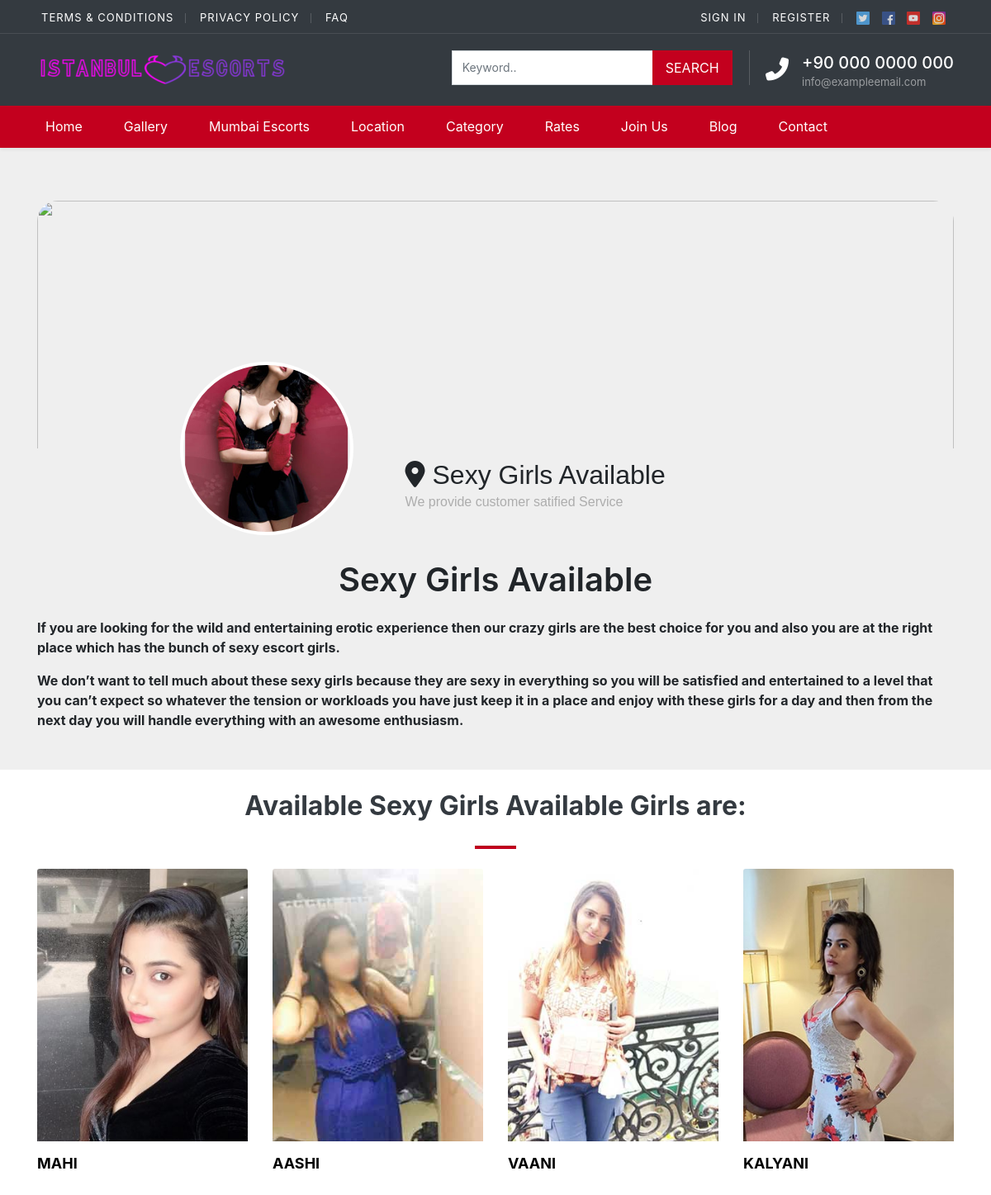
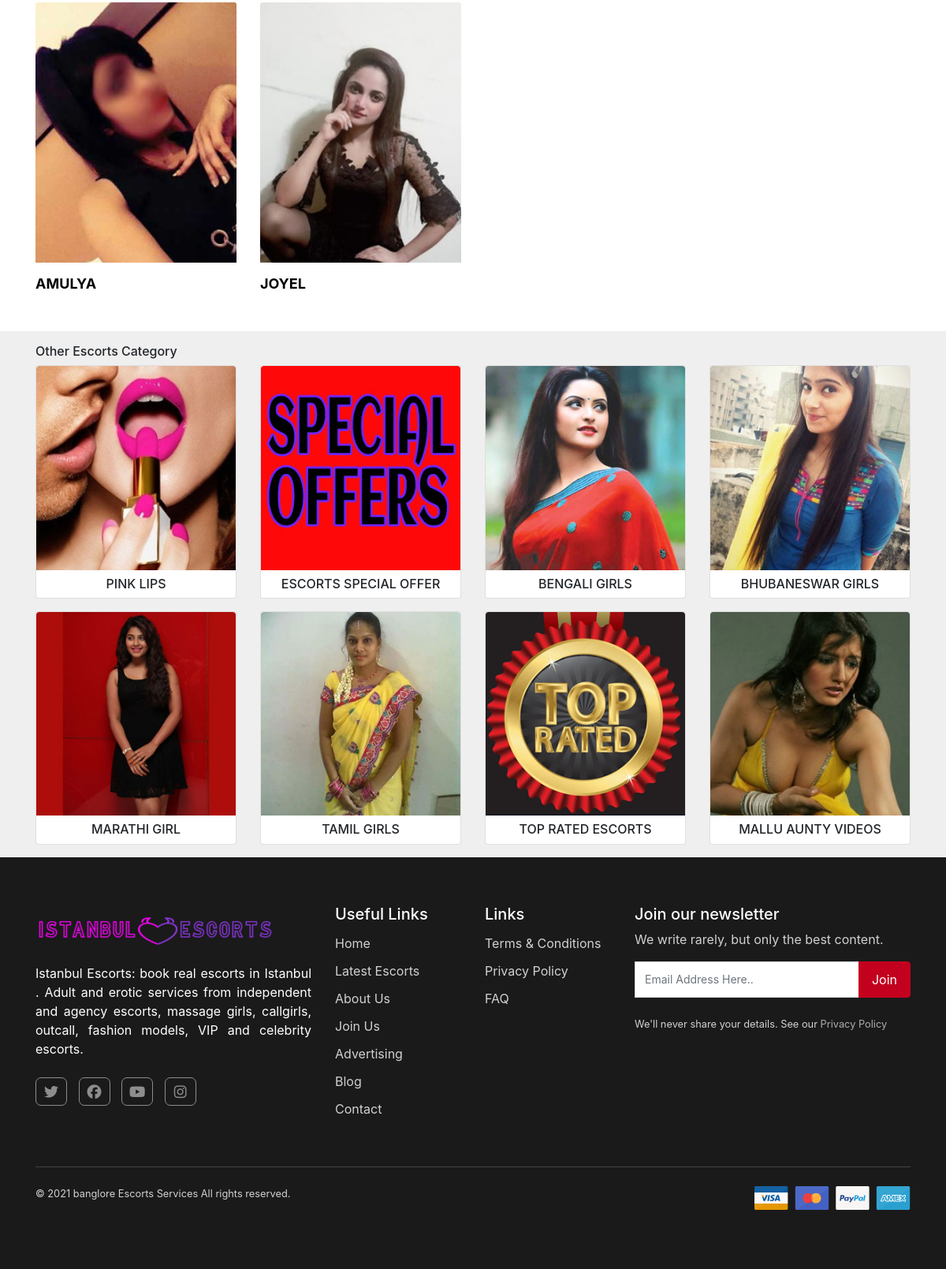
The app's page /category/Sexy-Indian-Girls/67 with its own data (2 pictures, top to bottom).
### tables this page shows
CREATE TABLE `category` (
  `id` int(11) NOT NULL,
  `cat_title` varchar(200) DEFAULT NULL,
  `sub_cat_title` varchar(200) DEFAULT NULL,
  `cat_des` text DEFAULT NULL,
  `cat_img` varchar(200) DEFAULT NULL,
  `cat_alt_title` varchar(200) DEFAULT NULL,
  `added_date` datetime DEFAULT NULL,
  `updated_date` datetime DEFAULT NULL
);

CREATE TABLE `profile_post` (
  `id` int(11) NOT NULL,
  `title` varchar(200) NOT NULL,
  `imge` blob NOT NULL,
  `book_infmn` varchar(200) DEFAULT NULL,
  `abt_profile` text DEFAULT NULL,
  `description` varchar(200) DEFAULT NULL,
  `alt_title` varchar(200) NOT NULL,
  `ethencity` varchar(100) DEFAULT NULL,
  `sexuality` varchar(100) DEFAULT NULL,
  `gender` varchar(100) DEFAULT NULL,
  `body` varchar(100) DEFAULT NULL,
  `dress_size` int(11) DEFAULT NULL,
  `bust_size` varchar(100) DEFAULT NULL,
  `drinking` varchar(100) DEFAULT NULL,
  `smoking` varchar(100) DEFAULT NULL,
  `whatsapp_num` varchar(100) DEFAULT NULL,
  `url` varchar(100) DEFAULT NULL,
  `age` int(11) NOT NULL,
  `height` varchar(200) NOT NULL,
  `category` varchar(200) NOT NULL,
  `origin` varchar(200) DEFAULT NULL,
  `availability` varchar(200) DEFAULT NULL,
  `language` varchar(200) NOT NULL,
  `service` varchar(100) DEFAULT NULL,
  `avbl_cat` varchar(200) DEFAULT NULL,
  `avbl_loc` varchar(200) DEFAULT NULL,
  `avbl_st` varchar(200) NOT NULL,
  `profile_type` varchar(200) DEFAULT NULL,
  `created_at` datetime DEFAULT current_timestamp(),
  `updated_at` datetime DEFAULT NULL ON UPDATE current_timestamp()
);

### application/controllers/Categorydetails.php (called while the page is built, shortened)
<?php
class Categorydetails extends CI_Controller
{
	public function __construct()
	{
		$this->load->model('Metadetails_model');
		$this->load->model('Category_model');
		$this->load->model('Prof_model');
	}
	public function view()
	{
		$pg_url = $this->uri->segment(1);
		$cat_id = $this->uri->segment(3);
		$data['cate_title'] = $this->uri->segment(2);
		$data['row'] = $this->Metadetails_model->get_meta_list($pg_url,$cat_id);
		$data['result']=$this->Category_model->get_list_data($cat_id);
		$data['get_rand_list'] = $this->Category_model->get_cat_rand_title();
		$data['get_pro_list'] = $this->Prof_model->get_avbl_pro($loc_id='',$cat_id);
        $this->load->view("includes/header",$data);
		$this->load->view('category-details',$data);
		$this->load->view("includes/footer");
	}
}

### index.php (called while the page is built, shortened)
<?php
require_once BASEPATH.'core/CodeIgniter.php';

### application/models/Category_model.php (called while the page is built, shortened)
<?php
class Category_model extends CI_Model
{
	public function get_list_data($tit_id)
	{
        $this->db->where('id', $tit_id);
        $query = $this->db->get('category');
        return $query->result_array();
    }
    public function get_cat_rand_title()
    {
    	$this->db->select('*');
    	$this->db->from('category');
    	$this->db->order_by('rand()');
    	$this->db->limit(8);
    	$query = $this->db->get();
    	return $query->result_array();
    }
}

### application/models/Prof_model.php (called while the page is built, shortened)
<?php
class Prof_model extends CI_Model
{
    public function get_avbl_pro($loc_id='',$cat_id='')
    {
        $this->db->select('*');
        $this->db->from('profile_post');
        if(!empty($cat_id))
        {
            $this->db->where("find_in_set('$cat_id',profile_post.avbl_cat)!=",0);
        }
        $query = $this->db->get();
        return $query->result_array();
    }
}

### application/views/category-details.php (the view, shortened to what this page needs)
<div class="h-100 py-2"></div>
    <div class="container full-height my-5">
      <div class="cover">
         <img src="https://briff.me/wp-content/uploads/2016/04/mean-girls-header.jpg"/>
      </div>
      <?php
   foreach($result as $res_val)
   {
  ?>
      <div class="user-info">
         <div class="profile-pic">
            <img src="<?php echo base_url(); ?>uploads/category/<?php echo $res_val['cat_img']; ?>"/>
         </div>
         <div class="username">
            <div class="name"><span class="verified"></span> <i class="fas fa-map-marker-alt"> </i> <?php echo $res_val['cat_title']; ?></div>
            <div class="about">We provide customer satified Service</div>
         </div>
      </div>
    <?php } ?>
   </div>
   <div class="container my-5">
      <h1 style="text-align: center;"><?php echo $res_val['cat_title']; ?> </h1>
      <p><?php echo $res_val['cat_des']; ?></p>
   </div>
          <section class="block-cat-listings block-listings2 bg-white section-20 ">
   <div class="container">
      <div class="row">
         <div class="col-12 section-bottom-40">
            <div class="text-center">
               <h2 data-elementor-setting-key="title" data-elementor-inline-editing-toolbar="none" class="elementor-inline-editing  font- text-dark font-weight-bold"> Available <?php echo str_replace('-',' ',$res_val['cat_title']); ?> Girls are:</h2>
               <hr style="width:50px; height:3px;" class="bg-primary my-4  mx-auto">
            </div>
         </div>
         <div class="col-12">
            <div class="row">
            <?php
                  foreach($get_pro_list as $get_avbl_loc_list_val)
                  {
                    $pro_imge = explode(',',$get_avbl_loc_list_val['imge']);
            ?>
               <div class="col-6 col-md-4 col-lg-4 col-xl-3">
                  <div class="new-search info  no-resize img-user img-user-big bg-none" data-pid="284">
                     <figure>
                        <a href="#">
                        <img data-src="<?php echo base_url(); ?>uploads/profile/<?php echo $pro_imge[0]; ?>" class="img-fluid lazy loaded" alt="first img" src="<?php echo base_url(); ?>uploads/profile/<?php echo $pro_imge[0]; ?>" data-was-processed="true"> </a>
                     </figure>
                     <div class=" pt-3 position-relative">
                        <h3 class="mt-0 text-uppercase font-weight-bold"><a href="#"><?php echo $get_avbl_loc_list_val['title'];  ?></a></h3>
                     </div>
                  </div>
               </div>
               <?php } ?>
            </div>
         </div>
      </div>
   </div>
</section>
   <div class="container">
    <div class="other-cat">
    <h2 class="h6 pt-3">Other Escorts Category</h2>
        <div class="row">
        <?php
       foreach($get_rand_list as $get_rand_val)
       {
  ?>
            <div class="col-6 col-md-4 col-lg-3  pb-3">
                <div class="card bg-lbrown">
                <a
                        href="<?php echo base_url(); ?>category/<?php echo str_replace(' ','-',$get_rand_val['sub_cat_title']);  ?>/<?php echo $get_rand_val['id']; ?>">
                        <img class="img-fluid rounded-top"
                            src="<?php echo base_url(); ?>uploads/category/<?php echo $get_rand_val['cat_img']; ?>"
                            alt="<?php echo base_url(); ?>uploads/category/<?php echo $get_rand_val['cat_img']; ?>"></a>
                    <div class="card-body p-2 buvaneswar_body">
                        <h2 class="card-title text-uppercase text-center m-0  h6">
                        <?php echo $get_rand_val['sub_cat_title']; ?></h2>
                    </div>
                </div>
            </div>
            <?php } ?>
        </div>
    </div>
</div>

### assets/css/style.css (style rules this page uses)
.bg-primary, .bg-primary:hover, .bg-primary:focus, a.bg-primary:focus, a.bg-primary:hover, button.bg-primary:focus, button.bg-primary:hover, .badge-primary { background: #C3001E !important; }
body { background: #EFEFEF !important; }
section { position: relative }
.section-20 { padding: 20px 0 }
section h2 { line-height: 1.5 }
h2 { font-weight: 600; line-height: 1.5; }
section h3 { font-weight: 700; text-transform: capitalize }
.new-search { display: block; position: relative; margin-bottom: 30px; -webkit-border-radius: 3px; -moz-border-radius: 3px; -ms-border-radius: 3px; border-radius: 3px; border: 1px solid #ededed; background: #fff }
.new-search.bg-none { background: none !important; border: 0px !important; }
.new-search figure { margin: 0; padding: 0px; overflow: hidden; position: relative; -webkit-border-radius: 3px 3px 0 0; -moz-border-radius: 3px 3px 0 0; -ms-border-radius: 3px 3px 0 0; border-radius: 3px 3px 0 0; text-align: center; }
.owl-carousel .new-search.img-user figure, .block-cat-listings .new-search.img-user figure { max-height: 260px !important; }
.owl-carousel .new-search.img-user-big figure, .block-cat-listings .new-search.img-user-big figure { max-height: 330px !important; }
.new-search.img-user figure a img { -webkit-transition: all 2000ms cubic-bezier(.19, 1, .22, 1) 0ms; -webkit-transform: translateZ(0); transform: translateZ(0); transition: all 2000ms cubic-bezier(.19, 1, .22, 1) 0ms; }
.new-search h3 { font-size: 18px; overflow: hidden; max-height: 52px; font-weight: 500; margin-bottom: 5px; }
.new-search h3 a { color: #000; }
.section-20 { padding: 20px 0; }
a { text-decoration: none; -moz-transition: all .3s ease-in-out; -o-transition: all .3s ease-in-out; -webkit-transition: all .3s ease-in-out; -ms-transition: all .3s ease-in-out; transition: all .3s ease-in-out; outline: 0; }
h1, h2, h4 { font-weight: 600; line-height: 1.5; }
.new-search { display:block;position:relative;margin-bottom:30px;-webkit-border-radius:3px;-moz-border-radius:3px;-ms-border-radius:3px;border-radius:3px;border:1px solid #ededed; background:#fff }
.new-search.bg-none { background:none !important; border:0px !important; }
.new-search figure { margin:0; padding:0px; overflow:hidden;position:relative;-webkit-border-radius:3px 3px 0 0;-moz-border-radius:3px 3px 0 0;-ms-border-radius:3px 3px 0 0;border-radius:3px 3px 0 0; text-align: center; }
.new-search.img-user figure a img { -webkit-transition:all 2000ms cubic-bezier(.19,1,.22,1) 0ms;-webkit-transform:translateZ(0);transform:translateZ(0);transition:all 2000ms cubic-bezier(.19,1,.22,1) 0ms; }
.new-search h3 { font-size:18px; overflow:hidden; max-height:52px; font-weight:500; margin-bottom:5px; }
.new-search h3 a { color:#000; }

### application/views/category-details.php (style rules this page uses)
.about { font-family: Helvetica, "Helvetica Neue", "Tahoma"; font-size: 1rem; color: #adadad; line-height: 17px; }
.cover { height: 300px; overflow: hidden; position: relative; width: 100%; }
.cover img { position: absolute; left: 50%; transform: translateX(-50%); height:40vh; width: 100%; object-fit: cover; border-top-left-radius: 25px; border-top-right-radius: 25px; }
.name { font-family: Helvetica, "Helvetica Neue", "Tahoma"; font-size: 2rem; }
.profile-pic { position: absolute; left: 25%; transform: translateX(-50%); border-radius: 50%; border: 4px solid white; height: 280px; width: 280px; overflow: hidden; transform: translateX(-50%) translateY(-50%); top: 0; }
.profile-pic img { box-sizing: border-box; height: 100%; left: 50%; max-height: 100%; position: absolute; transform: translateX(-50%); transition: all 0.15s ease-out; width: auto; }
.user-info { *zoom: 1; padding: 8px; position: relative; }
.user-info:before, .user-info:after { content: ""; display: table; }
.user-info:after { clear: both; }
@media only screen and (min-width: 600px) { .profile-pic { position: absolute; left: 25%; transform: translateX(-50%); border-radius: 50%; border: 4px solid white; height: 210px; width: 210px; overflow: hidden; transform: translateX(-50%) translateY(-50%); top: 0; } }
@media only screen and (min-width: 600px) { .username { margin-top:auto; margin-left: 40%; } }

### records on screen
category: cat_img (picture), cat_title "Sexy Girls Available", cat_des "If you are looking for the wild and entertaining erotic experience then our crazy girls are the best choice for you and also you are at the right place which has the bunch of sexy escort girls. We don’t want to tell much about these sexy girls because they are sexy in everything so you will be satisfied and entertained to a level that you can’t expect so whatever the tension or workloads you have just keep it in a place and enjoy with these girls for a day and then from the next day you will handle everything with an awesome enthusiasm."
profile_post: shows a picture, title "MAHI"
profile_post: shows a picture, title "AASHI"
profile_post: shows a picture, title "VAANI"
profile_post: shows a picture, title "KALYANI"
profile_post: shows a picture, title "AMULYA"
profile_post: shows a picture, title "JOYEL"
category: cat_img (picture), sub_cat_title "PINK LIPS"
category: cat_img (picture), sub_cat_title "ESCORTS SPECIAL OFFER"
category: cat_img (picture), sub_cat_title "BENGALI GIRLS"
category: cat_img (picture), sub_cat_title "BHUBANESWAR GIRLS"
category: cat_img (picture), sub_cat_title "MARATHI GIRL"
category: cat_img (picture), sub_cat_title "TAMIL GIRLS"
category: cat_img (picture), sub_cat_title "TOP RATED ESCORTS"
category: cat_img (picture), sub_cat_title "MALLU AUNTY VIDEOS"
